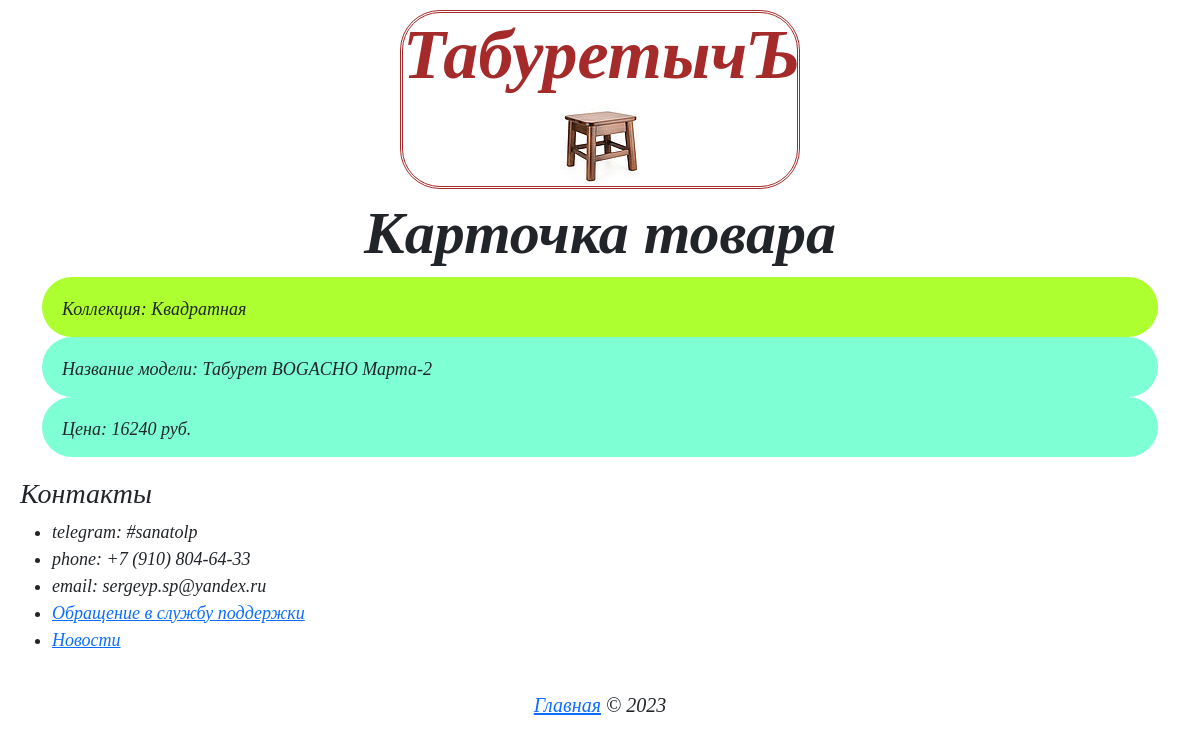
The app's page /main/?index=10 with its own data.
### tables this page shows
CREATE TABLE `Goods` (
  `id` int(255) NOT NULL,
  `name` varchar(256) NOT NULL,
  `price` int(10) NOT NULL,
  `collection` int(255) DEFAULT NULL
);

CREATE TABLE `Collection` (
  `id_collection` int(255) NOT NULL,
  `name_collection` varchar(255) NOT NULL
);

### application/core/view.php (called while the page is built)
<?php
class View
{
	function generate($content_view, $template_view, $data = null)
	{
		include 'application/views/'.$template_view;
	}
}

### application/controllers/main.php (called while the page is built, shortened)
<?php
class Main extends Controller
{
	function __construct()
	{
		$this->model = new Model_Main();
		$this->view = new View();
	}
	function action_index()
	{
		require_once 'application/core/dbconnection.php';
		$item = $_GET['index'];
		$data = $this->model->get_item($link, $item);
		$this->view->generate('card_view.php', 'template_view.php', $data);
	}
}
?>

### application/bootstrap.php (called while the page is built, shortened)
<?php
require_once 'core/view.php';
Route::start();

### index.php (called while the page is built, shortened)
<?php
require_once 'application/bootstrap.php';

### application/models/model_main.php (called while the page is built, shortened)
<?php
class Model_Main extends Model
{
    public function get_item($db, $item)
    {
        $sql = "SELECT * FROM Goods INNER JOIN `Collection` ON id_collection = collection WHERE id = $item";
		$result = mysqli_query($db, $sql);
        return $result;
    }
}
?>

### application/views/card_view.php (the view)
<h1 align='center'>Карточка товара</h1>
<table class="col-12">
    <tr>
<?php
    foreach ($data as $row) { ?>
        <tr><td class='unit' style="background-color: greenyellow;"><?php echo "Коллекция: " . $row['name_collection'] ?> </td></tr>
        <tr><td class='unit' style="background-color: aquamarine;"><?php echo "Название модели: " . $row['name'] ?> </td></tr>
        <tr><td class='unit' style="background-color: aquamarine;"><?php echo "Цена: " . $row['price'] . " руб." ?> </td></tr>
    <?php } ?>
    </tr>
</table>

### css/style.css (style rules this page uses)
body { font-family: 'Cosmic'; font-style: italic; font-size: 18px; }
h1 { font-size: 60px; font-weight: 600; }
[class='unit'] { overflow: hidden; height: 60px; padding: 5px 20px 0 20px; border-radius: 40px; }

### records on screen
goods: collection.name_collection "Квадратная", name "Табурет BOGACHO Марта-2", price "16240"
